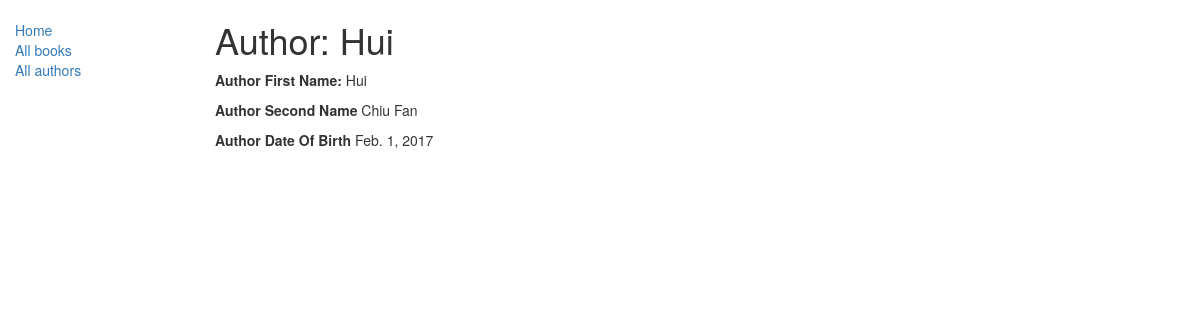
The app's page /catalog/author/1 with its own data.
### catalog/models.py (models this page shows, shortened)
class Author(models.Model):
    first_name = models.CharField(max_length=100)
    last_name = models.CharField(max_length=100)
    date_of_birth = models.DateField(null=True, blank=True)
    date_of_death = models.DateField('died', null=True, blank=True)
    class Meta:
        ordering = ['last_name']

### catalog/views.py (the view, shortened to what this page needs)
# urls.py: url(r'^author/(?P<pk>\d+)$', views.AuthorDetailView.as_view(), name='author-detail'),
class AuthorDetailView(generic.DetailView):
    model = Author

### catalog/templates/catalog/author_detail.html
{% extends "base_generic.html" %}
{% block content %}
  <h1>Author: {{ author.first_name }}</h1>
  <p><strong>Author First Name:</strong> {{ author.first_name }}</p>
  <p><strong>Author Second Name</strong> {{ author.last_name }}</p>
  <p><strong>Author Date Of Birth</strong> {{ author.date_of_birth }}</p>
{% endblock %}

### records on screen
Author: first_name "Hui", last_name "Chiu Fan", date_of_birth "Feb. 1, 2017"
